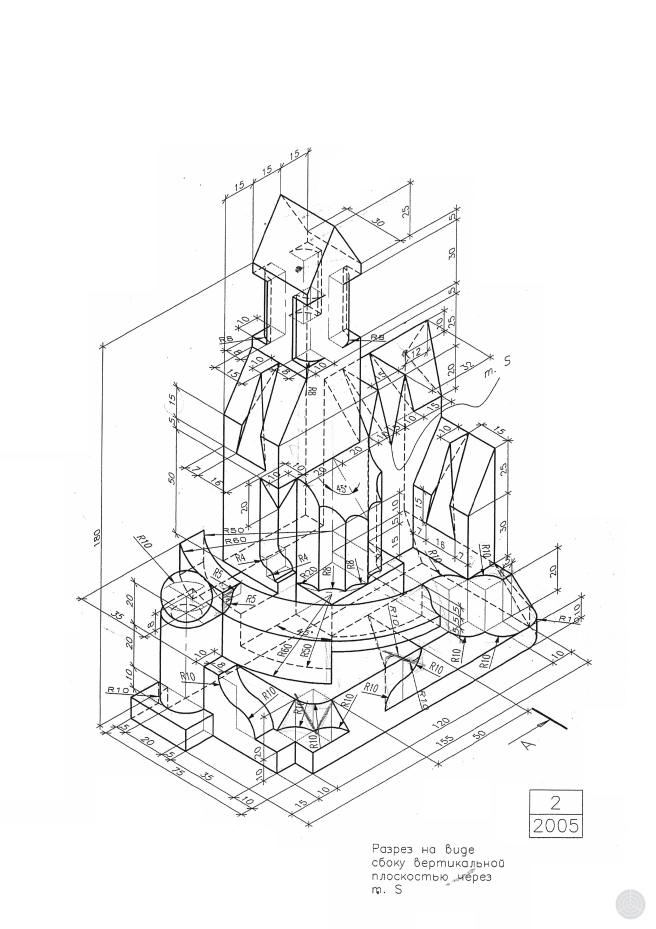
#> input picture bp.jpg, 3276 x 4645 px (shown at 1/5 size)
$ python gradients.py   (older library calls are emulated)
#> lines starting #> are read from the running program, lines starting #| are printed output that depends on the picture; after the words box and inside, x2 and y2 are one past the last pixel; in counts of white or black regions, pixels touching at a corner belong together
import cv2
import numpy as np

pic = cv2.imread('bp.jpg', 0)
#> pic: shape (4645, 3276); min 0, max 255, mean 244.3
ret, thr = cv2.threshold(pic, 127, 255, cv2.THRESH_BINARY)
#> thr: shape (4645, 3276); 95.9% white; 1373 black regions (624 under 20 px), largest, box (x1, y1, x2, y2) and area: (381, 737, 2958, 4138) 502351, (2645, 3947, 2915, 4192) 4501, (1477, 1330, 1515, 1366) 647
laplacian = cv2.Laplacian(thr, cv2.CV_64F)
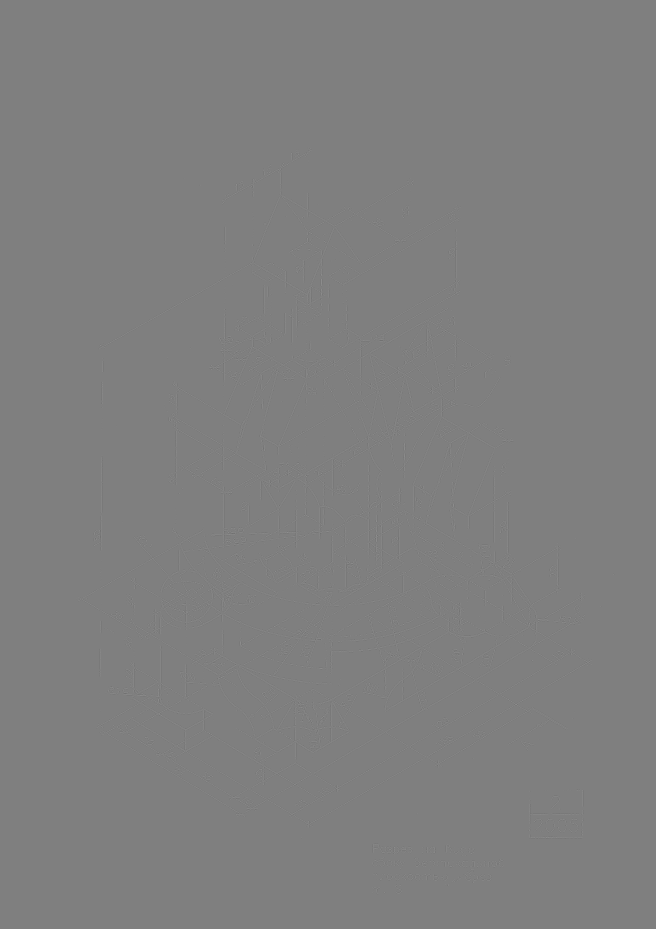
#> laplacian: shape (4645, 3276) float64 (shown at 1/5 size); min -1020, max 1020, mean 0; drawn with min black and max white
#laplacian_orig = cv2.Laplacian(pic, cv2.CV_64F)
#sobel сильно теряет в качестве, увы
sobelx = cv2.Sobel(laplacian, cv2.CV_64F, 1, 0, ksize=5)

while True:


	cv2.imshow("BP", cv2.resize(sobelx, None, fx=0.5, fy=0.5 ))
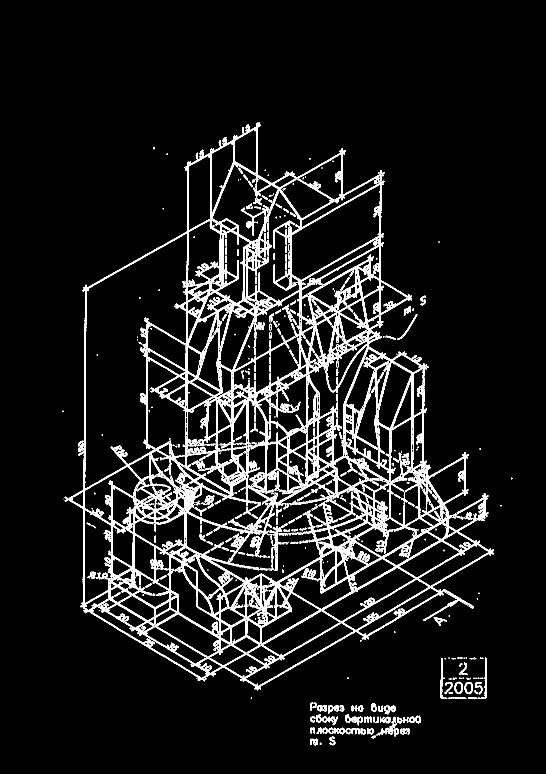
#> window 'BP': shape (2322, 1638) (shown at 1/3 size); 5.5% white in thin lines or dots, all inside (x1, y1, x2, y2) = (187, 367, 1537, 2237)
	if cv2.waitKey(25)&0xFF == ord('q'):
#> (key q is pressed here)
		break

cv2.destroyAllWindows()

$ run again, with image.png saved as bp.jpg
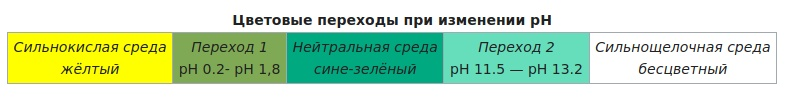
#> input picture image.png, 799 x 100 px
#> `ret, thr = cv2.threshold(pic, 127, 255, cv2.THRESH_BINARY)`:
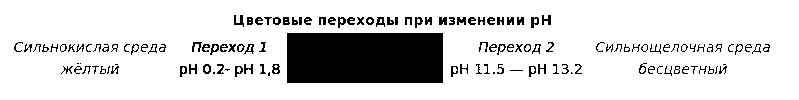
#> thr: shape (100, 799); 85.3% white; 131 black regions (21 under 20 px), largest, box (x1, y1, x2, y2) and area: (287, 33, 443, 83) 7800, (234, 15, 244, 27) 62, (542, 15, 551, 25) 58
#> `cv2.imshow("BP", cv2.resize(sobelx, None, fx=0.5, fy=0.5 ))`:
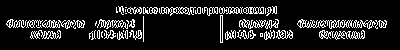
#> window 'BP': shape (50, 400); 12.2% white in thin lines or dots, all inside (x1, y1, x2, y2) = (6, 6, 387, 43)
